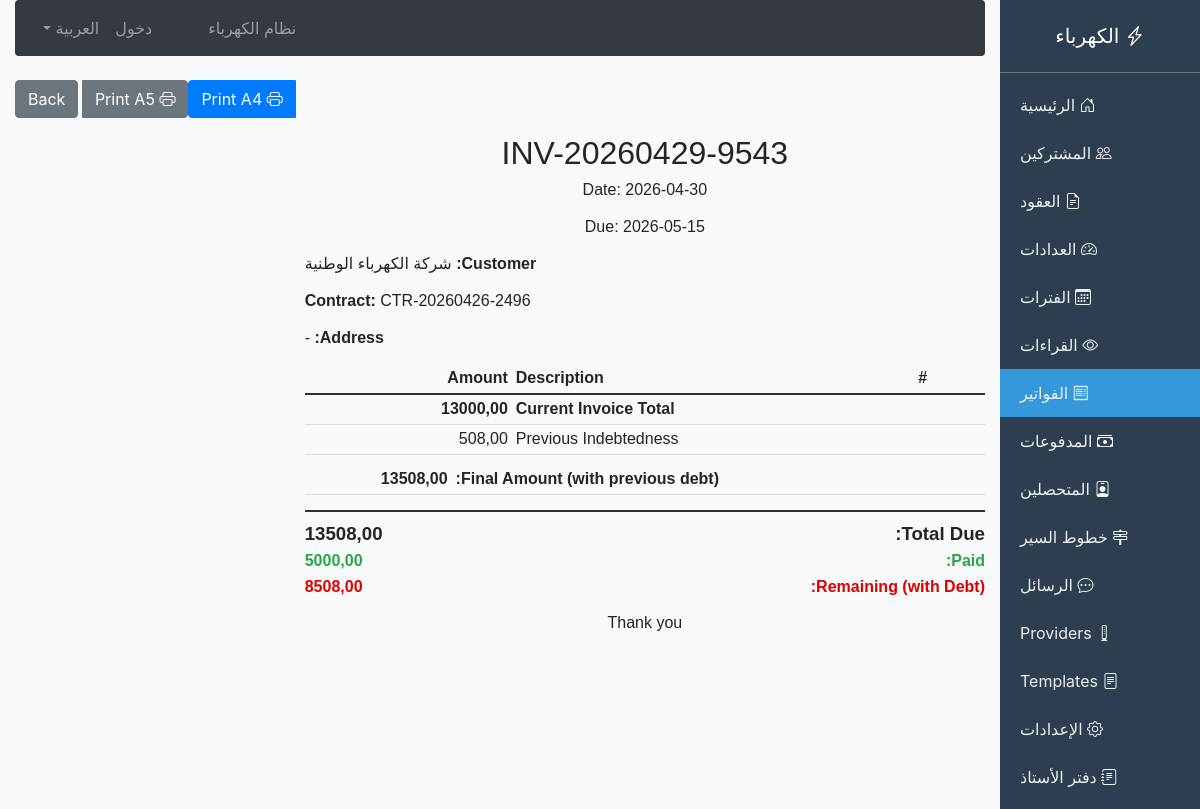
/billing/invoices/7/print/, run on the app's committed database.
### billing/models.py (models this page shows, shortened)
class Invoice(models.Model):
    class InvoiceStatus(models.TextChoices):
        DRAFT = 'draft', 'Draft'
        ISSUED = 'issued', 'Issued'
        PAID = 'paid', 'Paid'
        PARTIALLY_PAID = 'partially_paid', 'Partially Paid'
        OVERDUE = 'overdue', 'Overdue'
        CANCELLED = 'cancelled', 'Cancelled'
    invoice_number = models.CharField(max_length=50, unique=True)
    contract = models.ForeignKey(Contract, on_delete=models.CASCADE, related_name='invoices')
    subscription_type = models.ForeignKey('SubscriptionType', on_delete=models.SET_NULL, null=True, blank=True, related_name='invoices')
    reading = models.ForeignKey(MeterReading, on_delete=models.SET_NULL, null=True, blank=True)
    issue_date = models.DateField()
    due_date = models.DateField()
    total_amount = models.DecimalField(max_digits=12, decimal_places=2)
    previous_indebtedness = models.DecimalField(max_digits=12, decimal_places=2, default=0)
    paid_amount = models.DecimalField(max_digits=12, decimal_places=2, default=0)
    invoice_status = models.CharField(max_length=20, choices=InvoiceStatus.choices, default=InvoiceStatus.ISSUED)
    penalty_amount = models.DecimalField(max_digits=10, decimal_places=2, default=0)
    period = models.ForeignKey(BillingPeriod, on_delete=models.SET_NULL, null=True, blank=True, related_name='invoices')
    notes = models.TextField(blank=True)
    created_at = models.DateTimeField(auto_now_add=True)
    class Meta:
        ordering = ['-issue_date']
    @property
    def final_amount(self):
        return self.total_amount + self.previous_indebtedness
    @property
    def remaining_with_debt(self):
        return self.final_amount - self.paid_amount

class Contract(models.Model):
    class ContractStatus(models.TextChoices):
        ACTIVE = 'active', 'Active'
        SUSPENDED = 'suspended', 'Suspended'
        TERMINATED = 'terminated', 'Terminated'
        EXPIRED = 'expired', 'Expired'
    contract_number = models.CharField(max_length=50, unique=True, blank=True)
    customer = models.ForeignKey(Customer, on_delete=models.CASCADE, related_name='contracts')
    type = models.ForeignKey(SubscriptionType, on_delete=models.CASCADE)
    start_date = models.DateField(null=True, blank=True)
    end_date = models.DateField(null=True, blank=True)
    contract_status = models.CharField(max_length=20, choices=ContractStatus.choices, default=ContractStatus.ACTIVE)
    connection_load = models.DecimalField(max_digits=10, decimal_places=2, default=0, verbose_name='Connection Load (kW)')
    deposit_amount = models.DecimalField(max_digits=10, decimal_places=2, default=0)
    notes = models.TextField(blank=True, default='')
    created_by = models.ForeignKey(User, on_delete=models.SET_NULL, null=True, blank=True)
    created_at = models.DateTimeField(auto_now_add=True)
    class Meta:
        ordering = ['-created_at']

class Customer(models.Model):
    customer_number = models.CharField(max_length=50, unique=True, blank=True, default='')
    full_name_ar = models.CharField(max_length=150)
    full_name_en = models.CharField(max_length=150, blank=True, default='')
    national_id = models.CharField(max_length=50, blank=True, default='')
    mobile_phone = models.CharField(max_length=20, blank=True, default='')
    phone2 = models.CharField(max_length=20, blank=True, default='')
    email = models.EmailField(blank=True, default='')
    address = models.TextField(blank=True, default='')
    city = models.CharField(max_length=50, blank=True, default='')
    is_active = models.BooleanField(default=True)
    registration_date = models.DateField(auto_now_add=True)
    current_balance = models.DecimalField(max_digits=12, decimal_places=2, default=0)
    credit_limit = models.DecimalField(max_digits=12, decimal_places=2, default=0)
    notes = models.TextField(blank=True, default='')
    created_at = models.DateTimeField(auto_now_add=True)

### billing/views.py (the view)
# urls.py: path('invoices/<int:pk>/print/', views.invoice_print, name='invoice_print'),
def invoice_print(request, pk):
    invoice = get_object_or_404(Invoice, pk=pk)
    customer = invoice.contract.customer
    previous_balance = float(invoice.previous_indebtedness)
    total_due = float(invoice.final_amount)
    return render(request, 'billing/invoice_print.html', {
        'invoice': invoice,
        'previous_balance': previous_balance,
        'total_due': total_due,
    })

### billing/context_processors.py (called while the page is built)
def language_context(request):
    lang = getattr(request, 'session', {}).get('django_language', 'ar')
    if not lang:
        lang = 'ar'
    return {
        'LANGUAGE_CODE': lang,
        'LANGUAGE_NAME': 'العربية' if lang == 'ar' else 'English'
    }

### templates/billing/invoice_print.html (shortened to what this page needs)
{% extends 'billing/base.html' %}
{% block content %}
<div class="no-print mb-3">
    <div class="btn-group">
        <button onclick="printInvoice('a4')" class="btn btn-primary">
            <i class="bi bi-printer"></i> Print A4
        </button>
        <button onclick="printInvoice('a5')" class="btn btn-secondary">
            <i class="bi bi-printer"></i> Print A5
        </button>
    </div>
    <a href="{% url 'invoice_detail' invoice.id %}" class="btn btn-secondary">Back</a>
</div>
<div id="printArea" class="invoice-print invoice-a4">
    <div class="text-center mb-3">
        <h2>{{ invoice.invoice_number }}</h2>
        <p>Date: {{ invoice.issue_date|date:"Y-m-d" }}</p>
        <p>Due: {{ invoice.due_date|date:"Y-m-d" }}</p>
    </div>
    <div class="mb-2">
        <p><strong>Customer:</strong> {{ invoice.contract.customer.full_name_ar }}</p>
        <p><strong>Contract:</strong> {{ invoice.contract.contract_number }}</p>
        <p><strong>Address:</strong> {{ invoice.contract.customer.address|default:"-" }}</p>
    </div>
    <table class="invoice-table">
        <thead>
            <tr>
                <th>#</th>
                <th>Description</th>
                <th class="text-right">Amount</th>
            </tr>
        </thead>
        <tbody>
            <tr class="subtotal">
                <td colspan="2">Current Invoice Total</td>
                <td class="text-right">{{ invoice.total_amount|floatformat:2 }}</td>
            </tr>
            {% if invoice.previous_indebtedness > 0 %}
            <tr>
                <td colspan="2">Previous Indebtedness</td>
                <td class="text-right">{{ invoice.previous_indebtedness|floatformat:2 }}</td>
            </tr>
            {% endif %}
        </tbody>
    </table>
    {% if invoice.previous_indebtedness > 0 %}
    <table class="invoice-table">
        <tr>
            <td><strong>Final Amount (with previous debt):</strong></td>
            <td class="text-right"><strong>{{ invoice.final_amount|floatformat:2 }}</strong></td>
        </tr>
    </table>
    {% endif %}
    <div class="total-section">
        <div class="total-row">
            <span>Total Due:</span>
            <span class="total-amount">{{ invoice.final_amount|floatformat:2 }}</span>
        </div>
        {% if invoice.paid_amount > 0 %}
        <div class="paid-row">
            <span>Paid:</span>
            <span>{{ invoice.paid_amount|floatformat:2 }}</span>
        </div>
        {% endif %}
        {% if invoice.remaining_with_debt > 0 %}
        <div class="remaining">
            <span>Remaining (with Debt):</span>
            <span>{{ invoice.remaining_with_debt|floatformat:2 }}</span>
        </div>
        {% endif %}
    </div>
    <div class="text-center mt-3">
        <p>Thank you</p>
    </div>
</div>
{% endblock %}

### templates/billing/invoice_print.html (style rules this page uses)
.invoice-print { font-family: Arial, sans-serif; line-height: 1.3; }
.invoice-a4 { max-width: 18cm; font-size: 12pt; }
.text-center { text-align: center; }
.text-right { text-align: right; }
.mb-2, .mb-3 { margin-bottom: 10px; }
.invoice-table { width: 100%; border-collapse: collapse; margin: 10px 0; }
.invoice-table th, .invoice-table td { padding: 4px; border-bottom: 1px solid #ddd; }
.invoice-table .subtotal { border-top: 2px solid #333; font-weight: bold; }
.total-section { margin-top: 15px; padding-top: 10px; border-top: 2px solid #333; }
.total-row { display: flex; justify-content: space-between; font-size: 14pt; font-weight: bold; }
.paid-row { display: flex; justify-content: space-between; color: #28a745; font-weight: bold; margin-top: 5px; }
.remaining { display: flex; justify-content: space-between; color: #d00; margin-top: 5px; font-weight: bold; }

### data on the page
Invoice: invoice_number "INV-20260429-9543", issue_date "2026-04-30", due_date "2026-05-15", contract.customer.full_name_ar "شركة الكهرباء الوطنية", contract.contract_number "CTR-20260426-2496", contract.customer.address "-", total_amount "13000,00", previous_indebtedness "508,00", final_amount "13508,00", paid_amount "5000,00", remaining_with_debt "8508,00"
